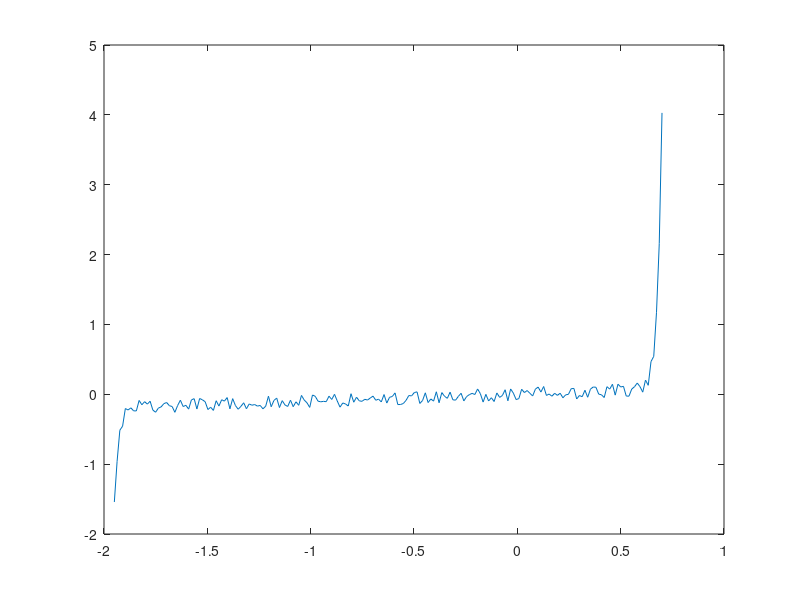
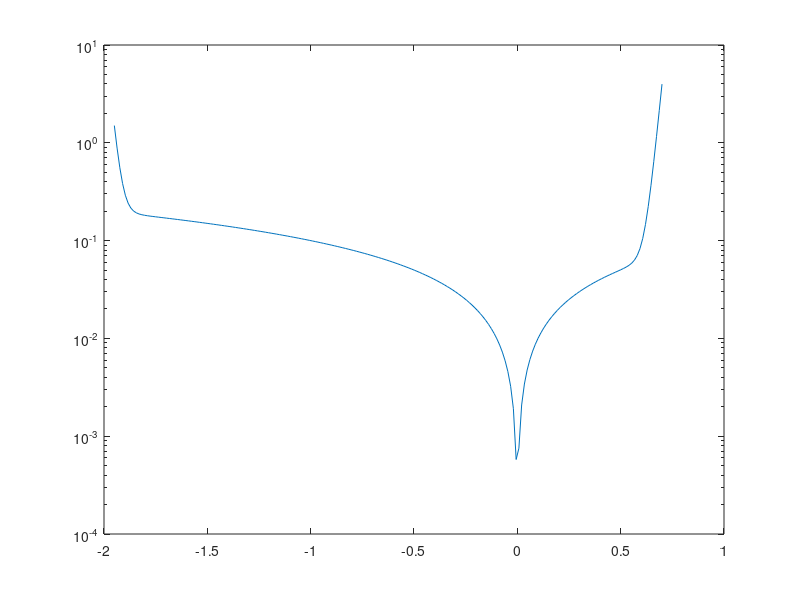
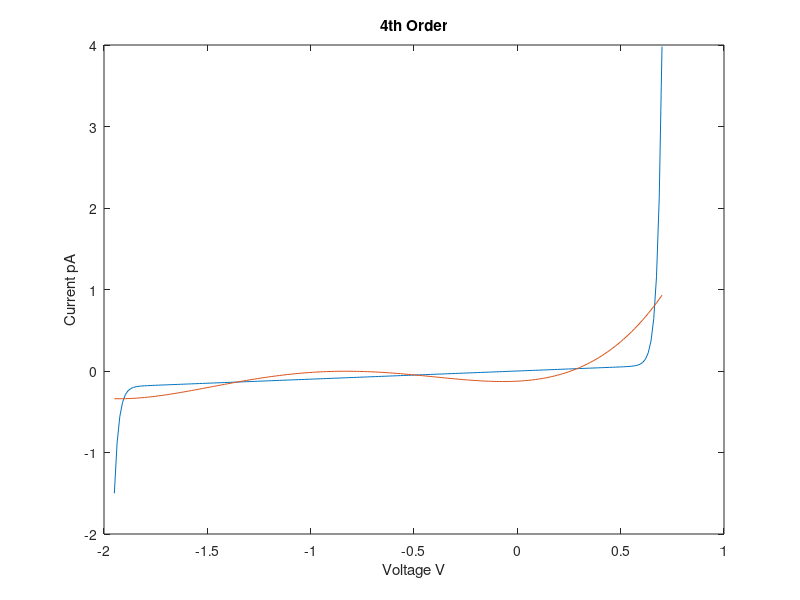
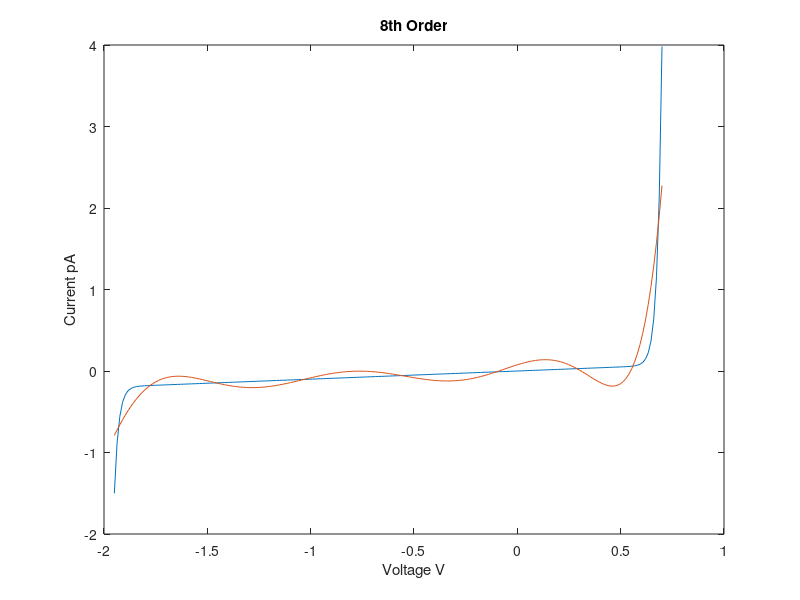

MATLAB code to generate these figures, in order: (Note: this script raises an error after producing the figures.)
% Ryan Lindsay 101038101


%% Part 1

V = linspace(-1.95,0.7,200);
L = length(V);

Is = 0.01e-12;

Ib = 0.1e-12;

Vb = 1.3;

Gp = 0.1;


I  = zeros(1,L);

Irand = -0.1 + (0.2).*rand(1,L);


for i = 1:200
    
    I(i) = Is*(exp((1.2/.025)*V(i))-1)+(Gp*V(i))-(Ib*exp(-(1.2/0.025)*(V(i) +Vb)-1)); 
    
    Iv(i) = I(i) + Irand(i);
    
end


figure(1)
plot(V,Iv)



figure(2)
semilogy(V,abs(I))


%% Part 2

P1 = polyfit(V,I,4);

P2 = polyfit(V,I,8);


V1 = polyval(P1,V);

V2 = polyval(P2,V);



figure(3)
plot(V,I)
hold on 
plot(V,V1)
title('4th Order')
xlabel('Voltage V')
ylabel('Current pA')
hold off


figure(4)
plot(V,I)
hold on
plot(V,V2)
title('8th Order')
xlabel('Voltage V')
ylabel('Current pA')
hold off



figure(5)
semilogy(V,abs(I))
hold on 
semilogy(V,abs(V1))
title('4th Order')
xlabel('Voltage V')
ylabel('Current pA')
hold off


figure(6)
semilogy(V,abs(I))
hold on
semilogy(V,abs(V2))
title('8th Order')
xlabel('Voltage V')
ylabel('Current pA')
hold off





%% Part 3

I = I';
V = V';

fo = fittype('A.*(exp(1.2*x/25e-3)-1) + 0.1.*x - C*(exp(1.2*(-(x+1.3))/25e-3)-1)');
ff = fit(V,I,fo);
If = ff(V);


%Second Case 
fo2 = fittype('A.*(exp(1.2*x/25e-3)-1) + B.*x - C*(exp(1.2*(-(x+1.3))/25e-3)-1)');
ff2 = fit(V,I,fo2);
If2 = ff2(V);

%Third Case 
fo3 = fittype('A.*(exp(1.2*x/25e-3)-1) + B.*x - C*(exp(1.2*(-(x+D))/25e-3)-1)');
ff3 = fit(V,I,fo3);
If3 = ff3(V);

figure(7)
semilogy(V,abs(If1))
hold on 
semilogy(V,abs(If2))
semilogy(V,abs(If3))
legend('If1','If2','If3')

%% Part 4: Neutral Net 

inputs = V.';
targets = I.';
hiddenLayerSize = 10;
net = fitnet(hiddenLayerSize);
net.divideParam.trainRatio = 70/100;
net.divideParam.valRatio = 15/100;
net.divideParam.testRatio = 15/100;
[net,tr] = train(net,inputs,targets);
outputs = net(inputs);
errors = gsubtract(outputs,targets);
performance = perform(net,targets,outputs);
view(net);
Inn = outputs;

figure(8)
plot(V,Inn)
hold on 
plot(V,I)
title 'Neural Fit'

figure(9)
semilogy(V,abs(Inn))
hold on 
semilogy(V,abs(I))
title 'Neural Fit SemiLog'
